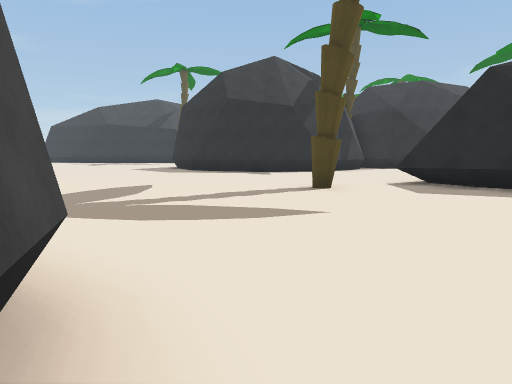
[1] (above)

19 first-person views from a walk through a 3-D level made in the Unity game engine. The camera is 1.4 m above the floor, tilts 6° down and sees 70° across. The floor is counted in squares, 2 m on a side. Each view is taken from the middle of a square. On the plan, view 1 faces up. The plan holds only what a view shows up to about 11 squares ahead; the rest is blank. The place goes on beyond the plan. Some surface patterns are stand-ins.

[2]
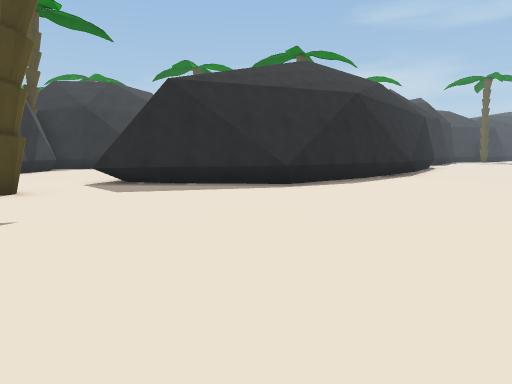

[3]
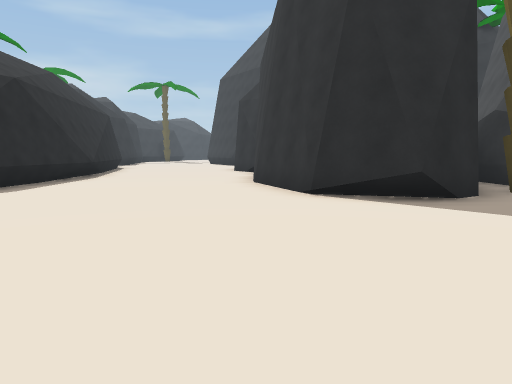

[4]
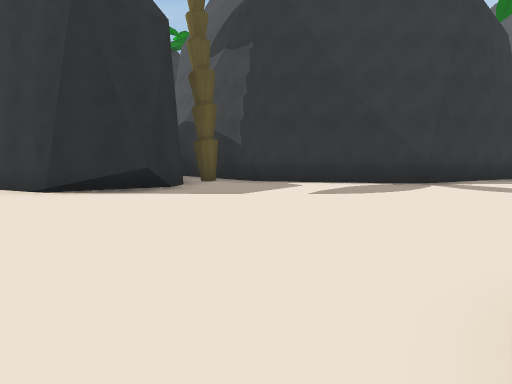

[5]
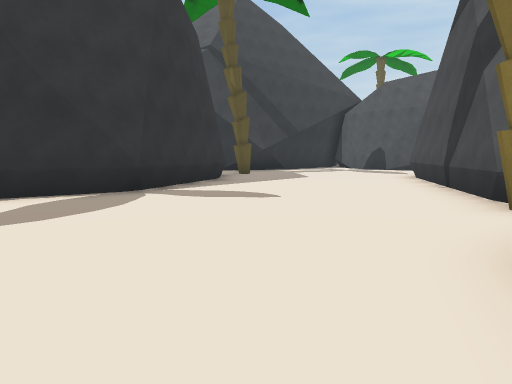

[6]
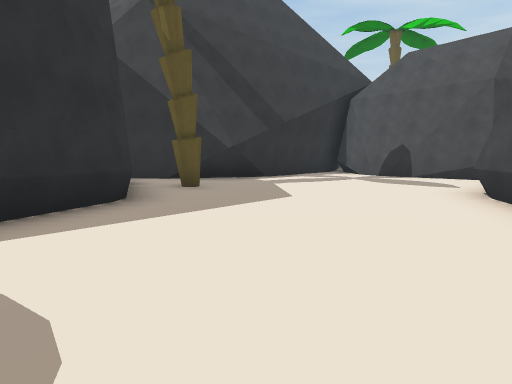

[7]
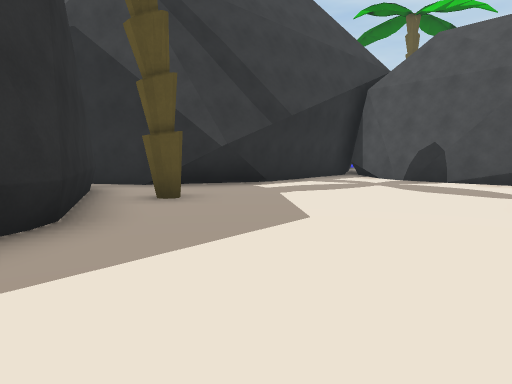

[8]
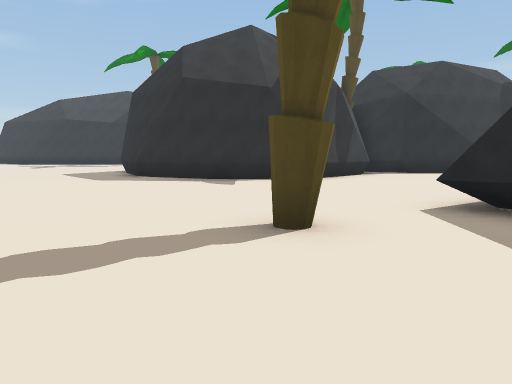

[9]
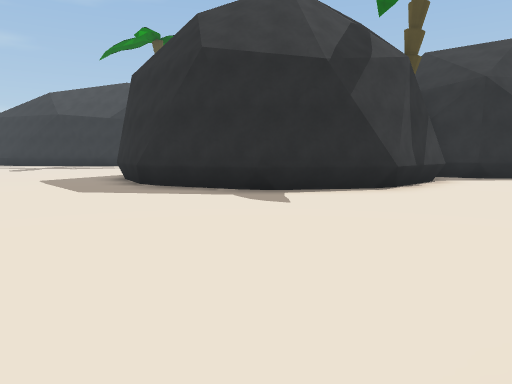

[10]
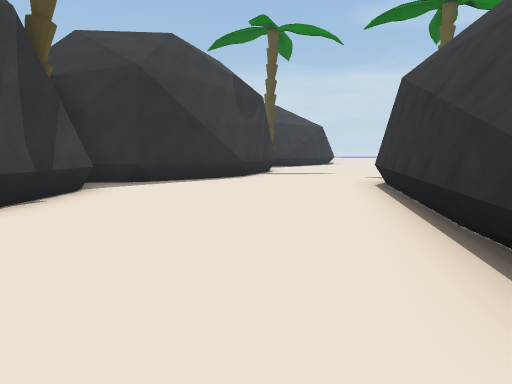

[11]
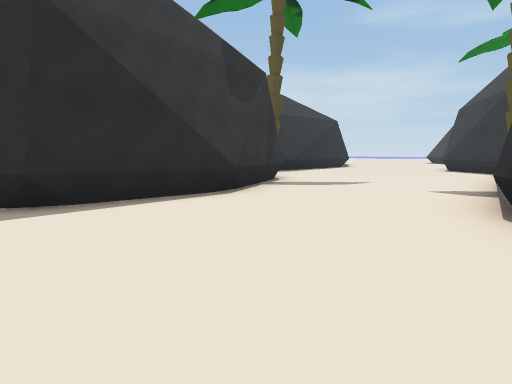

[12]
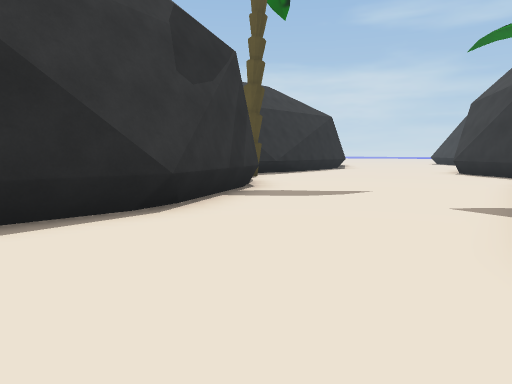

[13]
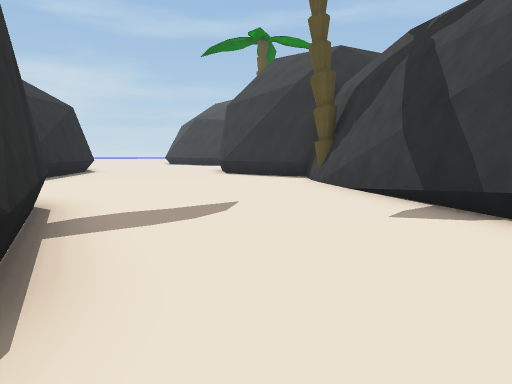

[14]
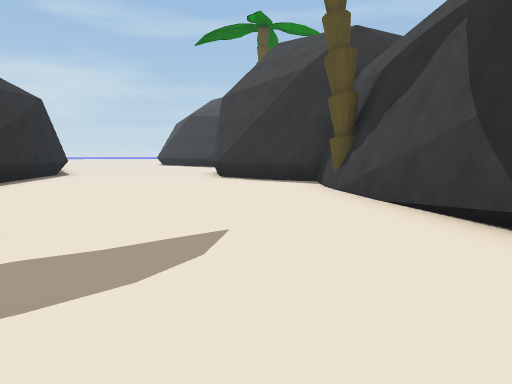

[15]
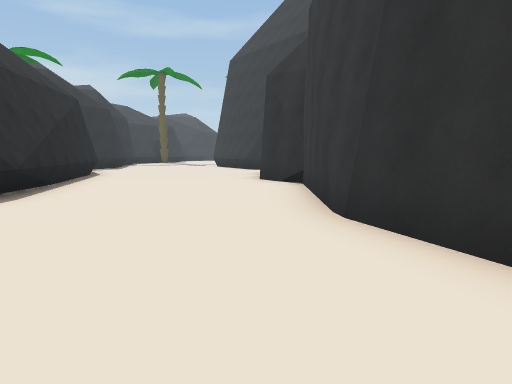

[16]
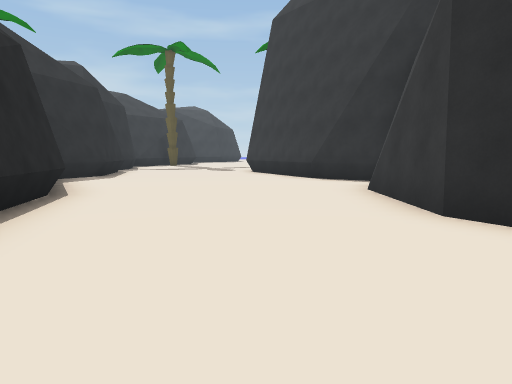

[17]
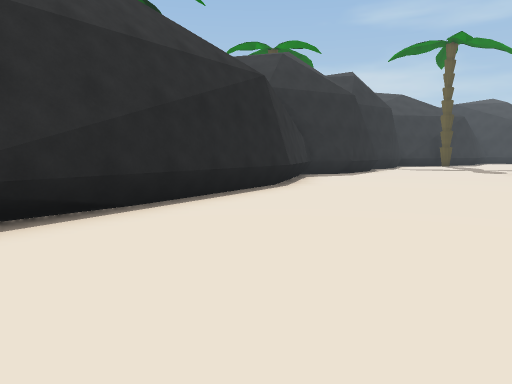

[18]
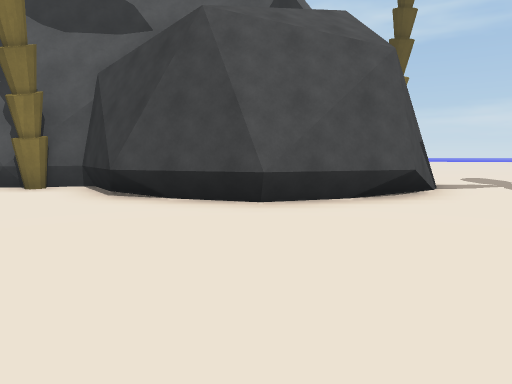

[19]
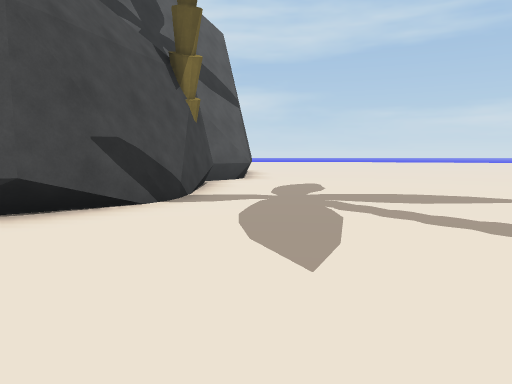

### Floor plan
Points are (right, up) in squares from view 1. A wall is a line through its corners. A room is listed if a view was taken in it or the views show most of it. See-through windows are left out.
Room 1 (views 1, 2, 3, 4, 5, 6, 7, 8, 9, 10, 11, 12, 13, 14, 15, 16, 17, 18, 19)
walls: (6.8, 5.2) (5.8, 5.6); (4.5, 9.3) (10, 13); (7.3, -1) (10, 0); (9.9, 0) (11.3, 0.1); (10.4, 0.1) (14.6, -0.1); (-0.2, -0.4) (-0.1, -1.2) (-0.8, -3.3) (-2.7, -4.6) (-2.4, -6.1) (-3.7, -12.2); (11.9, 4.9) (6.1, 5.2) (3.3, 8.6); (-2.3, 2.5) (-0.9, 1.5) (0, -0.9); (-2.9, 2.5) (-2, 2.2); (7.2, -3.9) (6.3, -2.4) (7.2, -1) (7.7, -0.8); (-0.8, -3) (-1.2, -3.5); (14.5, -0.1) (15.9, 0.9) (18.7, 0.8); (-5.5, 3) (-3.4, 2.8); (3, 14.5) (2.7, 14.3) (0.1, 13.9) (-0.3, 13.9); (0, 13.8) (-2.5, 15) (-2.8, 15.4); (11.7, 13.3) (19.2, 14.7); (3.4, -7.6) (6.6, -5.5) (8.1, -5.5); (4.8, 16.3) (2.8, 14.3); (-2.5, -5.8) (-2.4, -6.4); (6.1, 17.3) (5.2, 18); (-2.6, 15.1) (-4, 17.6); (18.5, 6.4) (11.4, 4.8); (10.1, 17.4) (9, 17.1); (12, 18.4) (9.6, 17.1) (6.2, 17.2); (20.9, 7.8) (18.4, 6.4); (17.9, 14.5) (19.1, 14.4) (19.1, 15) (20.9, 17.2); (21.1, -0.2) (22.4, 1.4) (23.1, 1.7); (22.2, 1.2) (22.7, 1.6); (23.1, 7.8) (22, 8.4); (3.2, -15.2) (1.9, -11.6) (1.9, -11.3) (3.1, -7.9) (3.5, -7.6); (20.6, 16.8) (21.1, 17.2); (-5.9, -15.5) (-4.2, -17.3); (-4.7, -16.8) (-3.6, -18.2); (-3.8, -17.8) (-3.2, -19); (-2.2, -19.1) (0.7, -15.8) (3.8, -16.5)
low walls: (10.7, 5.1) (6.5, 5.3); (14.6, -0.1) (14.9, 0.3); (3.1, -8) (3.4, -7.6); (6.6, 17.1) (6.1, 17.3); (22.2, 1.2) (22.6, 1.5); (19.2, 14.7) (19.3, 15.1); (-5.9, -15.6) (-5.4, -16)
objects: tree (-2, -5); tree (1, 7)

Positions as (right, up) in squares from view 1, and headings:
1: (0, 0), facing up
2: (0, 0), facing up-right
3: (1, 0), facing right
4: (0, 1), facing down-right
5: (1, -1), facing down
6: (0, -6), facing down
7: (0, -8), facing down
8: (1, 4), facing up
9: (0, 7), facing up
10: (2, 9), facing up-right
11: (5, 12), facing up-right
12: (7, 13), facing up-right
13: (8, 16), facing right
14: (10, 16), facing right
15: (6, 1), facing right
16: (12, 3), facing right
17: (12, 1), facing up-right
18: (5, -1), facing left
19: (3, 4), facing left
